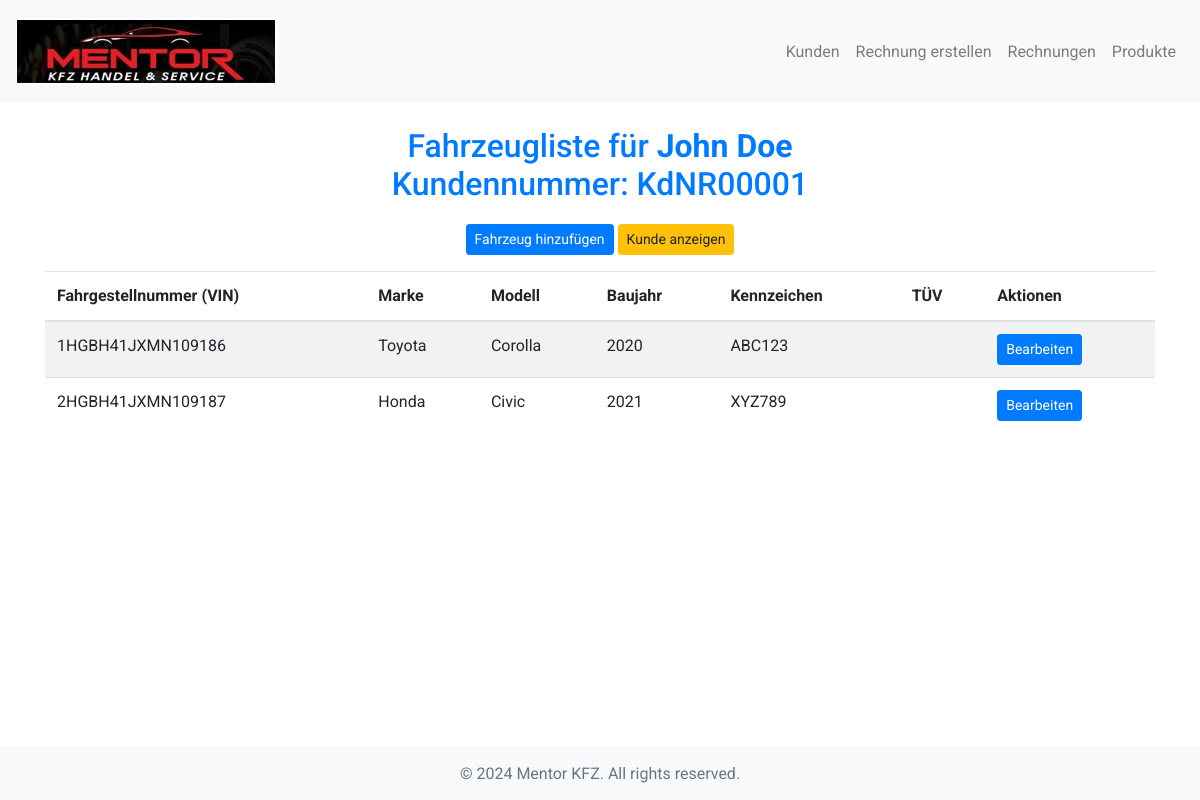
/vehicles/list.php?client_id=1, run on an earlier commit of the app's database.
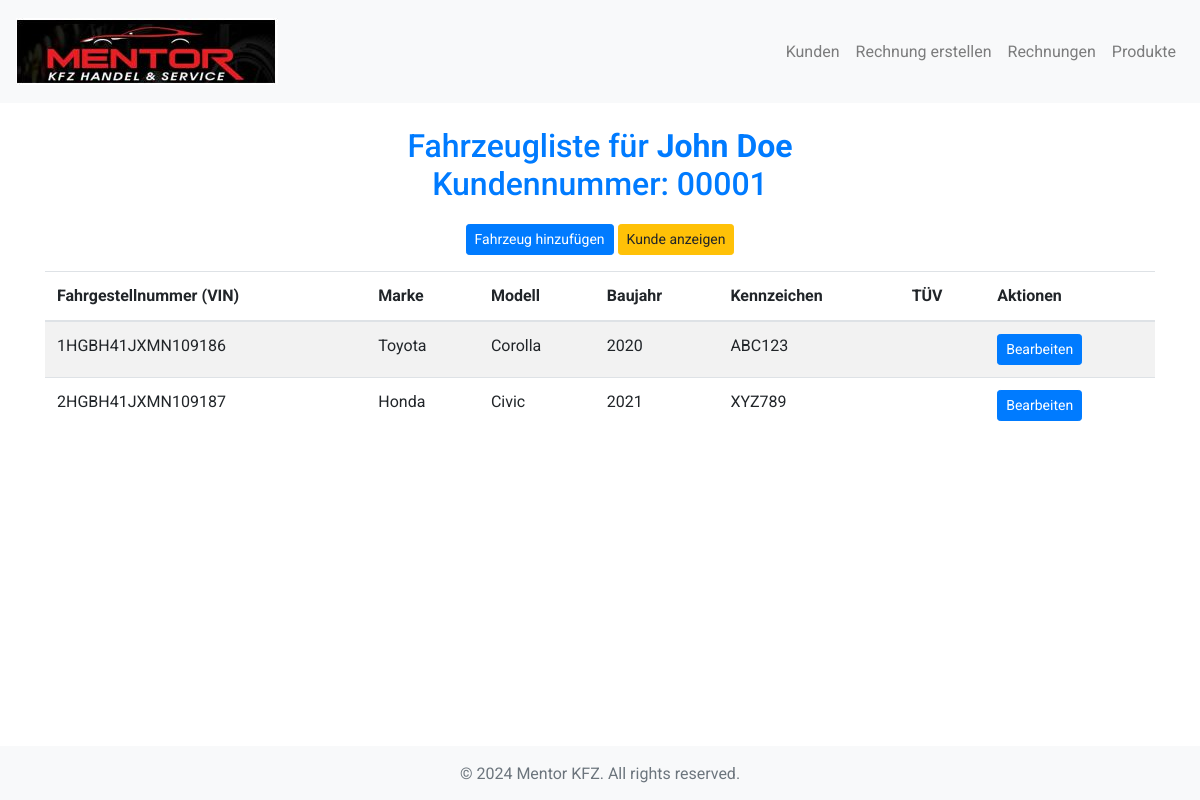
And on a later commit of the database.
### tables this page shows
CREATE TABLE IF NOT EXISTS clients (
    id INT(11) AUTO_INCREMENT PRIMARY KEY,
    name VARCHAR(255) NOT NULL,
    street VARCHAR(255),
    house_number VARCHAR(50),
    postal_code VARCHAR(20),
    city VARCHAR(255),
    country VARCHAR(255),
    phone VARCHAR(20),
    email VARCHAR(255),
    kundennummer VARCHAR(50) NOT NULL UNIQUE
);

### vehicles/list.php (the view, shortened to what this page needs)
<?php
include '../includes/header.php';
$conn = new mysqli(DB_SERVER, DB_USER, DB_PASSWORD, DB_DATABASE);
$client_id = isset($_GET['client_id']) ? intval($_GET['client_id']) : 0;
$client_sql = "SELECT name, kundennummer FROM clients WHERE id = ?";
$stmt = $conn->prepare($client_sql);
$stmt->bind_param("i", $client_id);
$stmt->execute();
$client_result = $stmt->get_result();
$client_name = "";
$kdnr = "";
if ($client_result->num_rows > 0) {
    $client_row = $client_result->fetch_assoc();
    $client_name = htmlspecialchars($client_row['name']);
    $kdnr = htmlspecialchars($client_row['kundennummer']);
} else {
    die("<div class='alert alert-danger'>Client not found.</div>");
}
$autos_sql = "SELECT id, license_plate, model, brand, year, vin, tuv_date FROM vehicles WHERE client_id = ?";
$stmt = $conn->prepare($autos_sql);
$stmt->bind_param("i", $client_id);
$stmt->execute();
$autos_result = $stmt->get_result();
?>
    <h2>Fahrzeugliste für <strong><?php echo $client_name; ?></strong><br>Kundennummer: <?php echo $kdnr; ?></h2>
    <div class="text-center mb-3">
        <a href="register.php?client_id=<?php echo urlencode($client_id); ?>" class="btn btn-primary btn-sm">Fahrzeug hinzufügen</a>
        <a href="../client/list_clients.php" class="btn btn-warning btn-sm">Kunde anzeigen </a>
    </div>
    <?php if ($autos_result->num_rows > 0): ?>
        <div class="table-responsive">
            <table class="table table-striped">
                <thead>
                    <tr>
                        <th>Fahrgestellnummer (VIN)</th>
                        <th>Marke</th>
                        <th>Modell</th>
                        <th>Baujahr</th>
                        <th>Kennzeichen</th>
                        <th>TÜV</th>
                        <th>Aktionen</th>
                    </tr>
                </thead>
                <tbody>
                    <?php while ($row = $autos_result->fetch_assoc()): ?>
                        <tr>
                            <td><?php echo htmlspecialchars($row['vin']); ?></td>
                            <td><?php echo htmlspecialchars($row['brand']); ?></td>
                            <td><?php echo htmlspecialchars($row['model']); ?></td>
                            <td><?php echo htmlspecialchars($row['year']); ?></td>
                            <td><?php echo htmlspecialchars($row['license_plate']); ?></td>
                            <td><?php echo htmlspecialchars($row['tuv_date']); ?></td>
                            <td>
                                <a href="edit.php?id=<?php echo urlencode($row['id']); ?>" class="btn btn-primary btn-sm">Bearbeiten</a>
                            </td>
                        </tr>
                    <?php endwhile; ?>
                </tbody>
            </table>
        </div>
    <?php else: ?>
        <div class="alert alert-info">Kein Fahrzeug gefunden</div>
    <?php endif; ?>
<?php
include '../includes/footer.php';
?>

What changed in the data, as far as the page shows it:
changed clients "John Doe": kundennummer "KdNR00001" → "00001"
